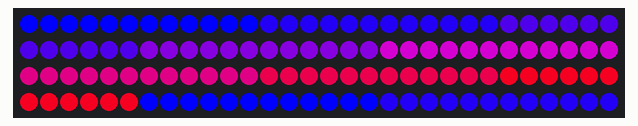
Simulated run of this sketch. Board: Arduino Uno, built with avr-gcc and run on an emulated ATmega328P. On the bench: 120 RGB LEDs in strip order, left to right, continuing on the next row.

Above: at 0.17 s.
At 6.35 s:
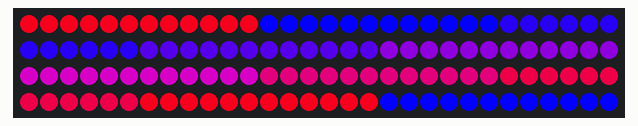
At 10.25 s:
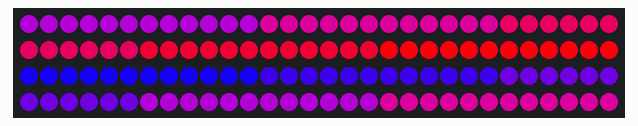
At 19.67 s:
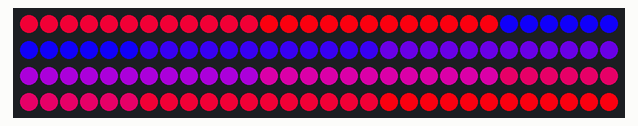
At 29.39 s:
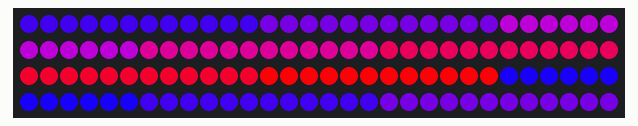
At 39.47 s:
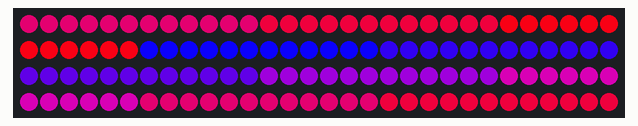

The sketch:

staggered.ino
```cpp
#include <Adafruit_NeoPixel.h>

#define LED_PIN    6       // Digital pin connected to the LED strip
#define LED_COUNT  120     // Number of LEDs in the strip

// Declare our NeoPixel strip object
Adafruit_NeoPixel strip(LED_COUNT, LED_PIN, NEO_GRB + NEO_KHZ800);

// Function to initialize the strip
void setup() {
  strip.begin();
  strip.show(); // Initialize all pixels to 'off'
}

// Main loop to create staggered pulsing effects
void loop() {
  // Staggered pulsing effect
  for(int j = 0; j < 256; j++) { // Brightness from 0 to 255
    for(int i = 0; i < LED_COUNT; i += 12) {
      int brightness = (j + (i / 12) * 32) % 256; // Create a staggered effect
      strip.setPixelColor(i, strip.Color(brightness, 0, 255 - brightness)); // Pulse between blue and magenta
      strip.setPixelColor(i + 1, strip.Color(brightness, 0, 255 - brightness)); // Next LED
      strip.setPixelColor(i + 2, strip.Color(brightness, 0, 255 - brightness)); // Next LED
      strip.setPixelColor(i + 3, strip.Color(brightness, 0, 255 - brightness)); // Next LED
      strip.setPixelColor(i + 4, strip.Color(brightness, 0, 255 - brightness)); // Next LED
      strip.setPixelColor(i + 5, strip.Color(brightness, 0, 255 - brightness)); // Next LED
      strip.setPixelColor(i + 6, strip.Color(brightness, 0, 255 - brightness)); // Next LED
      strip.setPixelColor(i + 7, strip.Color(brightness, 0, 255 - brightness)); // Next LED
      strip.setPixelColor(i + 8, strip.Color(brightness, 0, 255 - brightness)); // Next LED
      strip.setPixelColor(i + 9, strip.Color(brightness, 0, 255 - brightness)); // Next LED
      strip.setPixelColor(i + 10, strip.Color(brightness, 0, 255 - brightness)); // Next LED
      strip.setPixelColor(i + 11, strip.Color(brightness, 0, 255 - brightness)); // Next LED
    }
    strip.show();
    delay(20);
  }
}
```
